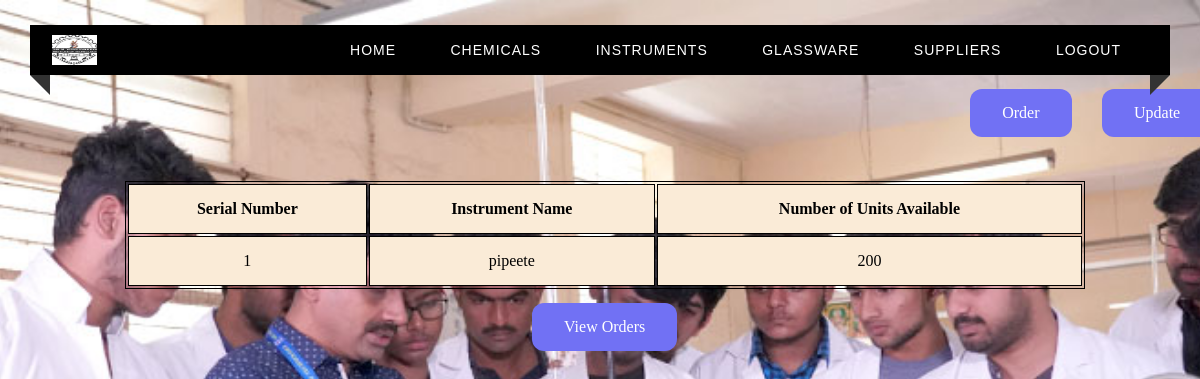
The app's page /instruments with its own data.
### tables this page shows
CREATE TABLE INSTRUMENT(
    Sno INTEGER(3) UNIQUE ,
    Inst_Name VARCHAR(50) primary key,
    Number_Of_Units_Present INTEGER(3)
);

### app.py (the view)
@app.route("/instruments")
def instruments() :
    c = get_db()
    cur = c.cursor()
    cur.execute("SELECT * from INSTRUMENT")
    return render_template("instruments.html",test=cur.fetchall())

### app.py (called while the page is built)
def get_db():
    db = getattr(g, '_database', None)
    if db is None:
        db = g._database = sqlite3.connect(DATABASE)
    return db

@app.teardown_appcontext
def close_connection(exception):
    db = getattr(g, '_database', None)
    if db is not None:
        db.close()

### flask/templates/instruments.html (shortened to what this page needs)
<html>
<head>
    <link rel="stylesheet" type="text/css" href="../static/home.css">
</head>
<body>
<div class="custom-padding">
        <nav>
            <div class="logo"><img src = "../static/smvitlogo.png" width = "45px", height = "30px"></div>
            <ul class="menu-area">
                <li><a href="/home">Home</a></li>
                <li><a href="/chemicals">Chemicals</a></li>
                <li><a href="/instruments">Instruments</a></li>
                <li><a href="/glassware">Glassware</a></li>
                <li><a href="/suppliers">Suppliers</a></li>
                <li><a href="/">Logout</a></li>
            </ul>
        </nav>
        <a href="/updateInstrumentOptions" target = "_blank" class="button">Update</a>
        <a href="/orderInstruments" class="button1">Order</a>
        <div class="tab">
          <table align="center" style="margin-left : 125px; margin-top : 50px;">
              <th>Serial Number</th>
              <th>Instrument Name </th>
              <th>Number of Units Available</th>
            {% for row in test %}
            <tr>
                <td> {{ row[0] }}</td>
                <td> {{ row[1] }}</td>
                <td> {{ row[2] }}</td>
            </tr>
            {% endfor %}
          </table>
        </div>
        <a href="/viewInstrumentOrders" class="button2">View Orders</a>
    </div>
</body>
</html>

### flask/static/home.css (style rules this page uses)
* { margin: 0; padding: 0; outline: 0; box-sizing: border-box; }
body { background: url("chemhomepage.png") no-repeat center fixed; background-size: cover; background-position: center; }
.menu-area li a { text-decoration: none; }
.menu-area li { list-style-type: none; }
.custom-padding { padding-top: 25px; }
nav { position: relative; width: calc(100% - 60px); margin: 0 auto; padding: 10px 0; background: #000000; z-index: 1; text-align: right; padding-right: 2%; font-family: sans-serif; }
.logo { width: 15%; float: left; text-transform: uppercase; color: #fff; font-size: 25px; text-align: left; padding-left: 2%; }
.menu-area li { display: inline-block; }
.menu-area a { color: #fff; font-weight: 300; letter-spacing: 1px; text-transform: uppercase; display: block; padding: 0 25px; font-size: 14px; line-height: 30px; position: relative; z-index: 1; }
nav:before { position: absolute; content: ''; border-top: 10px solid #333; border-right: 10px solid #333; border-left: 10px solid transparent; border-bottom: 10px solid transparent; top: 100%; left: 0; }
nav:after { position: absolute; content: ''; border-top: 10px solid #333; border-left: 10px solid #333; border-right: 10px solid transparent; border-bottom: 10px solid transparent; top: 100%; right: 0; }

### flask/templates/instruments.html (style rules this page uses)
.button { background-color: #7171F4; border: none; color: white; padding: 15px 32px; text-align: center; text-decoration: none; display: inline-block; font-size: 16px; margin: 4px 2px; cursor: pointer; border-radius: 12px; position: relative; left: 1100px; top: 10px; }
.button1 { background-color: #7171F4; border: none; color: white; padding: 15px 32px; text-align: center; text-decoration: none; display: inline-block; font-size: 16px; margin: 4px 2px; cursor: pointer; border-radius: 12px; position: relative; left: 850px; top: 10px; }
.button2 { background-color: #7171F4; border: none; color: white; padding: 15px 32px; text-align: center; text-decoration: none; display: inline-block; font-size: 16px; margin: 4px 2px; cursor: pointer; border-radius: 12px; position: relative; left: 530px; top: 10px; }
table { width: 80%; border: 1px solid black; }
th,td { height: 50px; border: 1px solid black; text-align: center; background-color: antiquewhite; }

### records on screen
INSTRUMENT: Sno "1", Inst_Name "pipeete", Number_Of_Units_Present "200"
